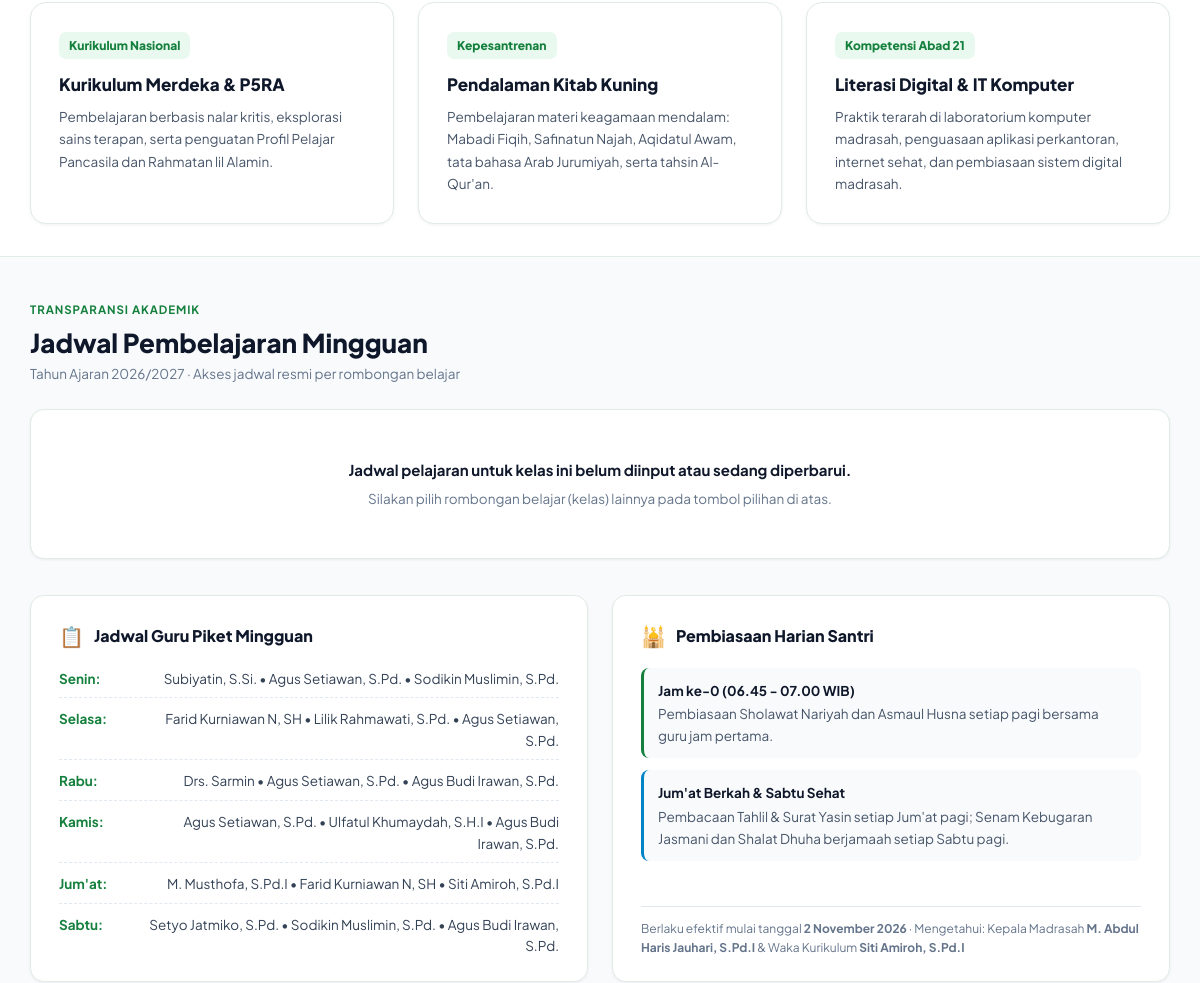
/akademik (middle part), run on an earlier commit of the app's database.
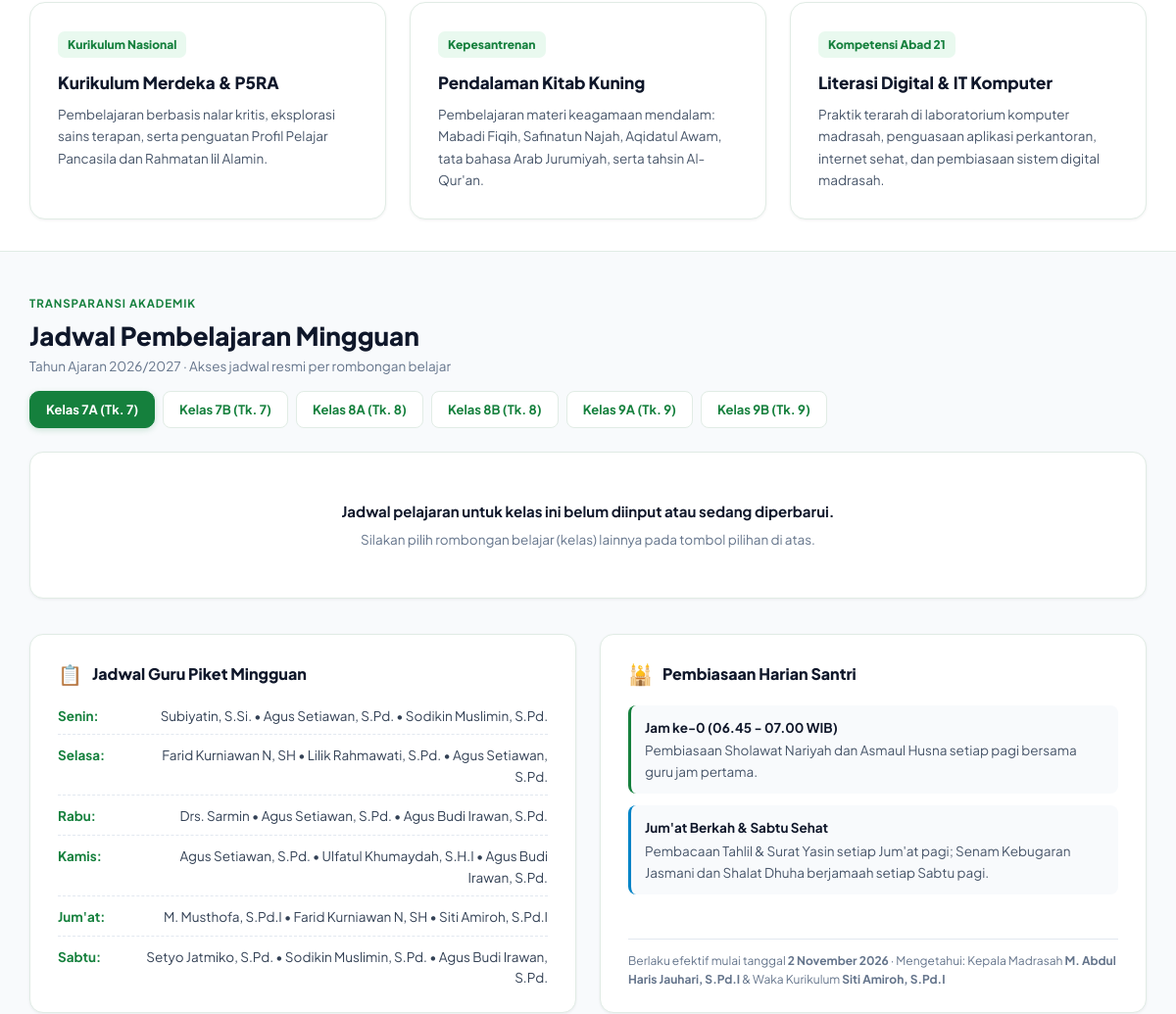
And on a later commit of the database.
### tables this page shows
CREATE TABLE `tahun_akademik` (
  `id` bigint unsigned NOT NULL AUTO_INCREMENT,
  `name` varchar(40) NOT NULL,
  `nama_tahun` varchar(40) DEFAULT NULL,
  `semester` enum('ganjil','genap') NOT NULL DEFAULT 'ganjil',
  `start_date` date NOT NULL,
  `end_date` date NOT NULL,
  `is_active` tinyint(1) NOT NULL DEFAULT '0',
  `note` varchar(255) DEFAULT NULL,
  `active_flag` tinyint GENERATED ALWAYS AS (IF(`is_active` = 1, 1, NULL)) STORED,
  `created_at` datetime NOT NULL DEFAULT CURRENT_TIMESTAMP,
  `updated_at` datetime NOT NULL DEFAULT CURRENT_TIMESTAMP ON UPDATE CURRENT_TIMESTAMP,
  `deleted_at` datetime DEFAULT NULL,
  PRIMARY KEY (`id`),
  UNIQUE KEY `uq_tahun_name_sem` (`name`, `semester`),
  UNIQUE KEY `uq_tahun_active` (`active_flag`)
);

CREATE TABLE `kelas` (
  `id` bigint unsigned NOT NULL AUTO_INCREMENT,
  `academic_year_id` bigint unsigned NOT NULL,
  `name` varchar(20) NOT NULL,
  `nama_kelas` varchar(20) NOT NULL,
  `level` tinyint unsigned NOT NULL,
  `tingkat` tinyint unsigned NOT NULL,
  `homeroom_teacher_id` bigint unsigned DEFAULT NULL,
  `wali_kelas_id` bigint unsigned DEFAULT NULL,
  `room` varchar(60) DEFAULT 'Ruang Kelas',
  `ruangan` varchar(60) DEFAULT 'Ruang Kelas',
  `capacity` smallint unsigned DEFAULT '32',
  `sort_order` int NOT NULL DEFAULT '0',
  `is_active` tinyint(1) NOT NULL DEFAULT '1',
  `created_at` datetime NOT NULL DEFAULT CURRENT_TIMESTAMP,
  `updated_at` datetime NOT NULL DEFAULT CURRENT_TIMESTAMP ON UPDATE CURRENT_TIMESTAMP,
  `deleted_at` datetime DEFAULT NULL,
  PRIMARY KEY (`id`),
  UNIQUE KEY `uq_kelas_year_name` (`academic_year_id`,`name`),
  KEY `idx_kelas_level` (`level`),
  KEY `idx_kelas_homeroom` (`homeroom_teacher_id`),
  CONSTRAINT `fk_kelas_year` FOREIGN KEY (`academic_year_id`) REFERENCES `tahun_akademik` (`id`) ON DELETE RESTRICT ON UPDATE CASCADE,
  CONSTRAINT `fk_kelas_homeroom` FOREIGN KEY (`homeroom_teacher_id`) REFERENCES `guru` (`id`) ON DELETE SET NULL ON UPDATE CASCADE
);

### app/Controllers/AkademikController.php (called while the page is built, shortened)
<?php
class AkademikController
{
    public function index(): void
    {
        $pdo = Database::connection();
        $year = $pdo->query("SELECT * FROM tahun_akademik ORDER BY is_active DESC, name DESC LIMIT 1")->fetch();
        $yearId = $year['id'] ?? 0;
        $classes = [];
        if ($yearId > 0) {
            $cStmt = $pdo->prepare("SELECT * FROM kelas WHERE academic_year_id = ? ORDER BY level ASC, name ASC");
            $cStmt->execute([$yearId]);
            $classes = $cStmt->fetchAll();
        }
        $selectedClassId = isset($_GET['kelas']) ? (int) $_GET['kelas'] : ($classes[0]['id'] ?? 0);
        $schedules = [];
        if ($selectedClassId > 0 && $yearId > 0) {
            $sStmt = $pdo->prepare("SELECT s.*, sub.name as subject_name, sub.code as subject_code, u.name as teacher_name
                                    FROM jadwal s
                                    JOIN mata_pelajaran_kelas cs ON cs.id = s.class_subject_id
                                    JOIN mata_pelajaran sub ON sub.id = cs.subject_id
                                    JOIN guru t ON t.id = s.teacher_id
                                    JOIN pengguna u ON u.id = t.user_id
                                    WHERE cs.class_id = ? AND s.academic_year_id = ?
                                    ORDER BY s.day_of_week ASC, s.start_time ASC");
            $sStmt->execute([$selectedClassId, $yearId]);
            $schedules = $sStmt->fetchAll();
        }
        $data = [
            'title' => 'Program Akademik & Jadwal Pelajaran | MTs Al-Huda Gondang',
            'year' => $year,
            'classes' => $classes,
            'selected_class_id' => $selectedClassId,
            'schedules' => $schedules,
            'settings' => $pdo->query("SELECT setting_key, setting_value FROM pengaturan WHERE is_public = 1")->fetchAll(PDO::FETCH_KEY_PAIR),
        ];
        require_once __DIR__ . '/../Views/akademik/index.php';
    }
}

### app/helpers.php (called while the page is built, shortened)
<?php
if (!function_exists('base_path')) {
    function base_path(): string
    {
        $script = str_replace('\\', '/', $_SERVER['SCRIPT_NAME'] ?? '');
        $dir = rtrim(str_replace('\\', '/', dirname($script)), '/');
        return $dir;
    }
}
if (!function_exists('base_url')) {
    function base_url(string $path = ''): string
    {
        $path = ltrim($path, '/');
        $base = base_path();
        if ($path === '') {
            return $base === '' ? '/' : $base;
        }
        return ($base === '' ? '' : $base) . '/' . $path;
    }
}
if (!function_exists('url')) {
    function url(string $path = ''): string
    {
        return base_url($path);
    }
}

### app/Views/akademik/index.php (the view, shortened to what the changed rows need)
<?php
require_once __DIR__ . '/../layouts/header.php';
$year = $data['year'] ?? [];
$classes = $data['classes'] ?? [];
$selectedClassId = (int) ($data['selected_class_id'] ?? 0);
$schedules = $data['schedules'] ?? [];
?>
<main>
    <section style="padding: 56px 0 32px; background: #FFFFFF;">
        <div class="container">
            <div class="pillars-grid">
                <article class="pillar-item">
                    <span class="pillar-badge">Kurikulum Nasional</span>
                    <h3 class="pillar-heading">Kurikulum Merdeka &amp; P5RA</h3>
                    <p class="pillar-desc">
                        Pembelajaran berbasis nalar kritis, eksplorasi sains terapan, serta penguatan Profil Pelajar Pancasila dan Rahmatan lil Alamin.
                    </p>
                </article>
                <article class="pillar-item">
                    <span class="pillar-badge">Kepesantrenan</span>
                    <h3 class="pillar-heading">Pendalaman Kitab Kuning</h3>
                    <p class="pillar-desc">
                        Pembelajaran materi keagamaan mendalam: Mabadi Fiqih, Safinatun Najah, Aqidatul Awam, tata bahasa Arab Jurumiyah, serta tahsin Al-Qur'an.
                    </p>
                </article>
                <article class="pillar-item">
                    <span class="pillar-badge">Kompetensi Abad 21</span>
                    <h3 class="pillar-heading">Literasi Digital &amp; IT Komputer</h3>
                    <p class="pillar-desc">
                        Praktik terarah di laboratorium komputer madrasah, penguasaan aplikasi perkantoran, internet sehat, dan pembiasaan sistem digital madrasah.
                    </p>
                </article>
            </div>
        </div>
    </section>
    <section id="jadwal" style="padding: 44px 0 72px; background: #F8FAFC; border-top: 1px solid var(--border);">
        <div class="container">
            <div style="display: flex; justify-content: space-between; align-items: flex-end; margin-bottom: 24px; flex-wrap: wrap; gap: 14px;">
                <div>
                    <div class="section-pretitle">Transparansi Akademik</div>
                    <h2 class="section-title" style="margin: 0;">Jadwal Pembelajaran Mingguan</h2>
                    <p style="font-size: 13.5px; color: #64748B; margin: 4px 0 0;">
                        Tahun Ajaran <?= htmlspecialchars($year['name'] ?? '2026/2027') ?> &middot; Akses jadwal resmi per rombongan belajar
                    </p>
                </div>
                <div style="display: flex; gap: 8px; flex-wrap: wrap;">
                    <?php foreach ($classes as $c): ?>
                        <a href="<?= url('akademik?kelas=' . $c['id'] . '#jadwal') ?>"
                           class="btn <?= (int) $c['id'] === $selectedClassId ? 'btn-primary' : 'btn-outline' ?>"
                           style="min-height: 38px; padding: 7px 16px; font-size: 13px;">
                            Kelas <?= htmlspecialchars($c['name']) ?> (Tk. <?= $c['level'] ?>)
                        </a>
                    <?php endforeach; ?>
                </div>
            </div>
            <div style="background: #FFFFFF; border-radius: 14px; border: 1px solid var(--border); overflow: hidden; box-shadow: var(--shadow-sm);">
                <?php if (empty($schedules)): ?>
                    <div style="padding: 48px 20px; text-align: center; color: #64748B;">
                        <b style="color: #0F172A; font-size: 15px; display: block; margin-bottom: 6px;">Jadwal pelajaran untuk kelas ini belum diinput atau sedang diperbarui.</b>
                        <p style="font-size: 13.5px; margin: 0;">Silakan pilih rombongan belajar (kelas) lainnya pada tombol pilihan di atas.</p>
                    </div>
                <?php endif; ?>
            </div>
            <div style="margin-top: 36px; display: grid; grid-template-columns: repeat(auto-fit, minmax(320px, 1fr)); gap: 24px;">
                <div style="background: #FFFFFF; border-radius: 14px; border: 1px solid var(--border); padding: 24px 28px; box-shadow: var(--shadow-sm);">
                    <div style="display: flex; align-items: center; gap: 10px; margin-bottom: 16px;">
                        <span style="font-size: 20px;">📋</span>
                        <h3 style="margin: 0; font-size: 16px; font-weight: 800; color: #0F172A;">Jadwal Guru Piket Mingguan</h3>
                    </div>
                    <ul style="list-style: none; padding: 0; margin: 0; font-size: 13.5px; display: flex; flex-direction: column; gap: 10px;">
                        <li style="display: flex; justify-content: space-between; padding-bottom: 8px; border-bottom: 1px dashed #E2E8F0;">
                            <strong style="color: #15803D; width: 80px;">Senin:</strong>
                            <span style="color: #334155; text-align: right; flex: 1;">Subiyatin, S.Si. &bull; Agus Setiawan, S.Pd. &bull; Sodikin Muslimin, S.Pd.</span>
                        </li>
                        <li style="display: flex; justify-content: space-between; padding-bottom: 8px; border-bottom: 1px dashed #E2E8F0;">
                            <strong style="color: #15803D; width: 80px;">Selasa:</strong>
                            <span style="color: #334155; text-align: right; flex: 1;">Farid Kurniawan N, SH &bull; Lilik Rahmawati, S.Pd. &bull; Agus Setiawan, S.Pd.</span>
                        </li>
                        <li style="display: flex; justify-content: space-between; padding-bottom: 8px; border-bottom: 1px dashed #E2E8F0;">
                            <strong style="color: #15803D; width: 80px;">Rabu:</strong>
                            <span style="color: #334155; text-align: right; flex: 1;">Drs. Sarmin &bull; Agus Setiawan, S.Pd. &bull; Agus Budi Irawan, S.Pd.</span>
                        </li>
                        <li style="display: flex; justify-content: space-between; padding-bottom: 8px; border-bottom: 1px dashed #E2E8F0;">
                            <strong style="color: #15803D; width: 80px;">Kamis:</strong>
                            <span style="color: #334155; text-align: right; flex: 1;">Agus Setiawan, S.Pd. &bull; Ulfatul Khumaydah, S.H.I &bull; Agus Budi Irawan, S.Pd.</span>
                        </li>
                        <li style="display: flex; justify-content: space-between; padding-bottom: 8px; border-bottom: 1px dashed #E2E8F0;">
                            <strong style="color: #15803D; width: 80px;">Jum'at:</strong>
                            <span style="color: #334155; text-align: right; flex: 1;">M. Musthofa, S.Pd.I &bull; Farid Kurniawan N, SH &bull; Siti Amiroh, S.Pd.I</span>
                        </li>
                        <li style="display: flex; justify-content: space-between;">
                            <strong style="color: #15803D; width: 80px;">Sabtu:</strong>
                            <span style="color: #334155; text-align: right; flex: 1;">Setyo Jatmiko, S.Pd. &bull; Sodikin Muslimin, S.Pd. &bull; Agus Budi Irawan, S.Pd.</span>
                        </li>
                    </ul>
                </div>
                <div style="background: #FFFFFF; border-radius: 14px; border: 1px solid var(--border); padding: 24px 28px; box-shadow: var(--shadow-sm); display: flex; flex-direction: column; justify-content: space-between;">
                    <div>
                        <div style="display: flex; align-items: center; gap: 10px; margin-bottom: 16px;">
                            <span style="font-size: 20px;">🕌</span>
                            <h3 style="margin: 0; font-size: 16px; font-weight: 800; color: #0F172A;">Pembiasaan Harian Santri</h3>
                        </div>
                        <div style="display: flex; flex-direction: column; gap: 12px; font-size: 13.5px; color: #475569;">
                            <div style="background: #F8FAFC; padding: 12px 14px; border-radius: 8px; border-left: 3px solid #15803D;">
                                <strong style="color: #0F172A; display: block; margin-bottom: 2px;">Jam ke-0 (06.45 - 07.00 WIB)</strong>
                                Pembiasaan Sholawat Nariyah dan Asmaul Husna setiap pagi bersama guru jam pertama.
                            </div>
                            <div style="background: #F8FAFC; padding: 12px 14px; border-radius: 8px; border-left: 3px solid #0284C7;">
                                <strong style="color: #0F172A; display: block; margin-bottom: 2px;">Jum'at Berkah &amp; Sabtu Sehat</strong>
                                Pembacaan Tahlil &amp; Surat Yasin setiap Jum'at pagi; Senam Kebugaran Jasmani dan Shalat Dhuha berjamaah setiap Sabtu pagi.
                            </div>
                        </div>
                    </div>
                    <div style="margin-top: 16px; padding-top: 12px; border-top: 1px solid #E2E8F0; font-size: 12px; color: #64748B;">
                        Berlaku efektif mulai tanggal <strong>2 November 2026</strong> &middot; Mengetahui: Kepala Madrasah <strong>M. Abdul Haris Jauhari, S.Pd.I</strong> &amp; Waka Kurikulum <strong>Siti Amiroh, S.Pd.I</strong>
                    </div>
                </div>
            </div>
        </div>
    </section>
</main>
<?php require_once __DIR__ . '/../layouts/footer.php'; ?>

What changed in the data, as far as the page shows it:
added tahun_akademik: name "2026/2027"
added kelas: name "7A", level "7"
added kelas: name "7B", level "7"
added kelas: name "8A", level "8"
added kelas: name "8B", level "8"
added kelas: name "9A", level "9"
added kelas: name "9B", level "9"
Also different on the page:
$year['name']: "2026/2027" → (not shown)
